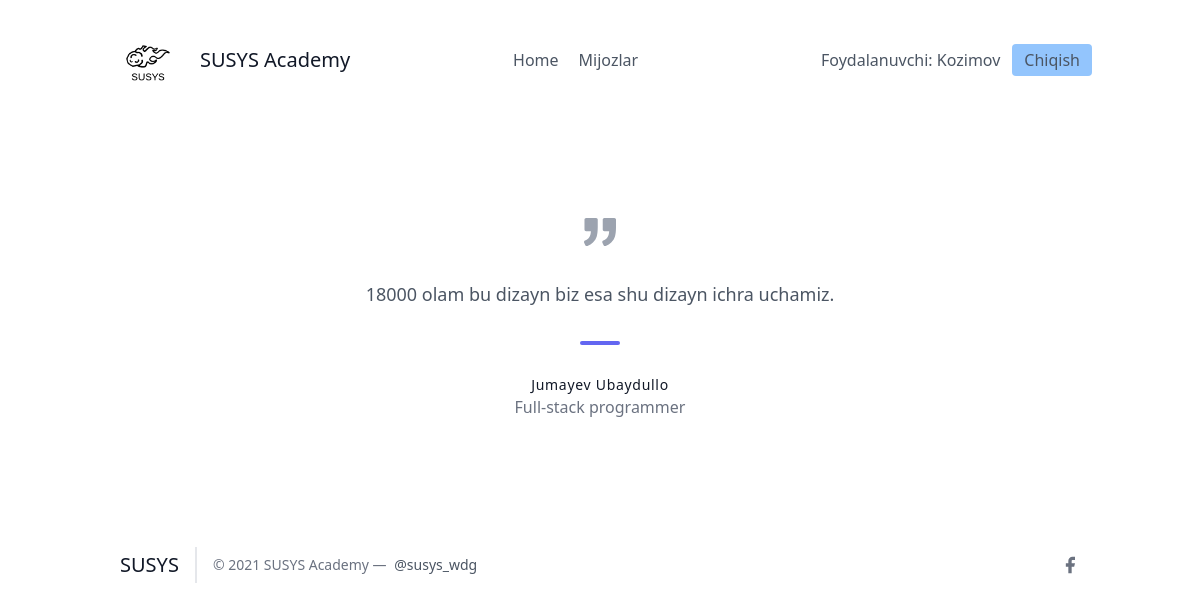
/ (signed in), run on an earlier commit of the app's database.
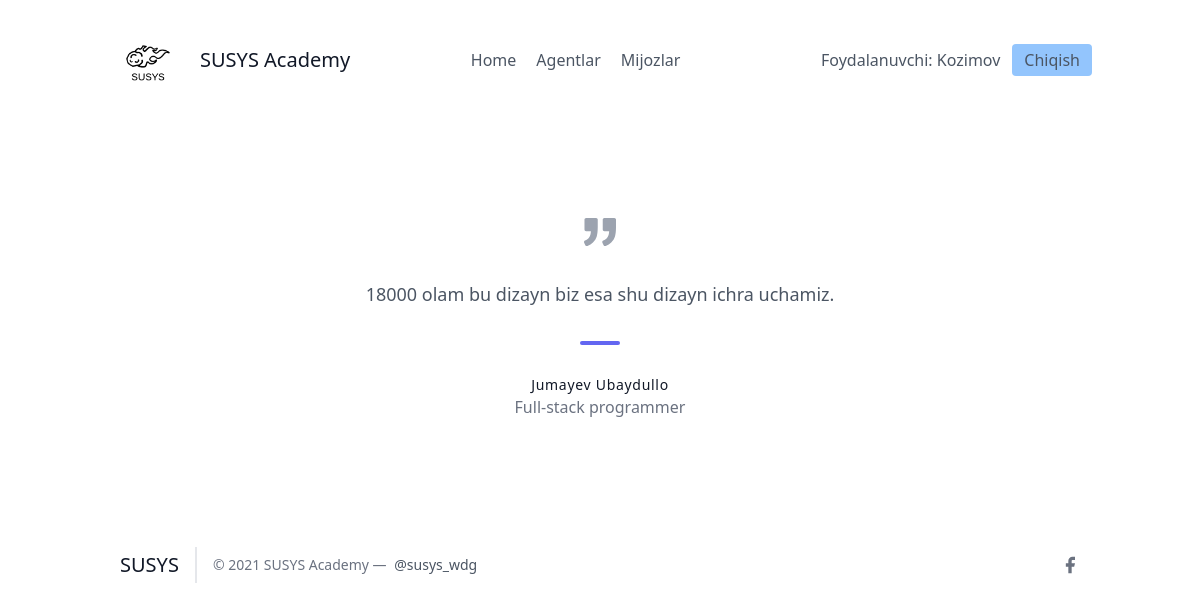
And on a later commit of the database.
### leads/views.py (the view)
# urls.py: path('', HomeView.as_view()),
class HomeView(TemplateView):
    template_name = "home.html"

### frontend/home.html (shortened to what this page needs)
{% extends 'base.html' %}
{% block content %}
<section class="text-gray-600 body-font">
  <div class="container px-5 py-24 mx-auto">
    <div class="xl:w-1/2 lg:w-3/4 w-full mx-auto text-center">
      <p class="leading-relaxed text-lg">18000 olam bu dizayn biz esa shu dizayn ichra uchamiz.</p>
      <span class="inline-block h-1 w-10 rounded bg-indigo-500 mt-8 mb-6"></span>
      <h2 class="text-gray-900 font-medium title-font tracking-wider text-sm">Jumayev Ubaydullo</h2>
      <p class="text-gray-500">Full-stack programmer</p>
    </div>
  </div>
</section>
{% endblock %}

### frontend/details/navbar.html
{% load static %}
<header class="text-gray-600 body-font">
  <div class="container mx-auto flex flex-wrap p-5 flex-col md:flex-row items-center">
    <a class="flex title-font font-medium items-center text-gray-900 mb-4 md:mb-0">
      <img src="{% static 'img/logo-dark.png' %}" style="width: 80px;" alt="Logo">
      <span class="ml-3 text-xl">SUSYS Academy</span>
    </a>
    <nav class="md:ml-auto md:mr-auto flex flex-wrap items-center text-base justify-center">
      <a href="/" class="mr-5 hover:text-gray-900">Home</a>
    {% if not request.user.is_authenticated %}
      </nav>
        <button class="inline-flex items-center bg-blue-300 border-0 py-1 px-3 focus:outline-none hover:bg-blue-200 rounded text-base mt-4 md:mt-0" style="margin-right: 20px">
          <a  href="{% url 'signup' %}">Ro'yxatdan o'tish
          </a>
        </button>
    {% else %}
        {% if request.user.is_organisor %}
        <a href="/agents/" class="mr-5 hover:text-gray-900">Agentlar</a>
        {% endif %}
        <a href="/leads/" class="mr-5 hover:text-gray-900">Mijozlar</a>
      </nav>
    {% endif %}
    {% if request.user.is_authenticated %}
      Foydalanuvchi: {{ request.user.username }}
      <button class="ml-3 inline-flex items-center bg-blue-300 border-0 py-1 px-3 focus:outline-none hover:bg-blue-200 rounded text-base mt-4 md:mt-0">
        <a  href="{% url 'logout' %}">Chiqish
        </a>
      </button>
    {% else %}
    <button class="inline-flex items-center bg-blue-300 border-0 py-1 px-3 focus:outline-none hover:bg-blue-200 rounded text-base mt-4 md:mt-0">
      <a href="{% url 'login' %}">Kirish
    </a>
    </button>
    {% endif %}
  </div>
</header>

What changed in the data, as far as the page shows it:
changed User "Kozimov": is_organisor False → True (drawn)
Also different on the page:
text now shown: "Agentlar"
